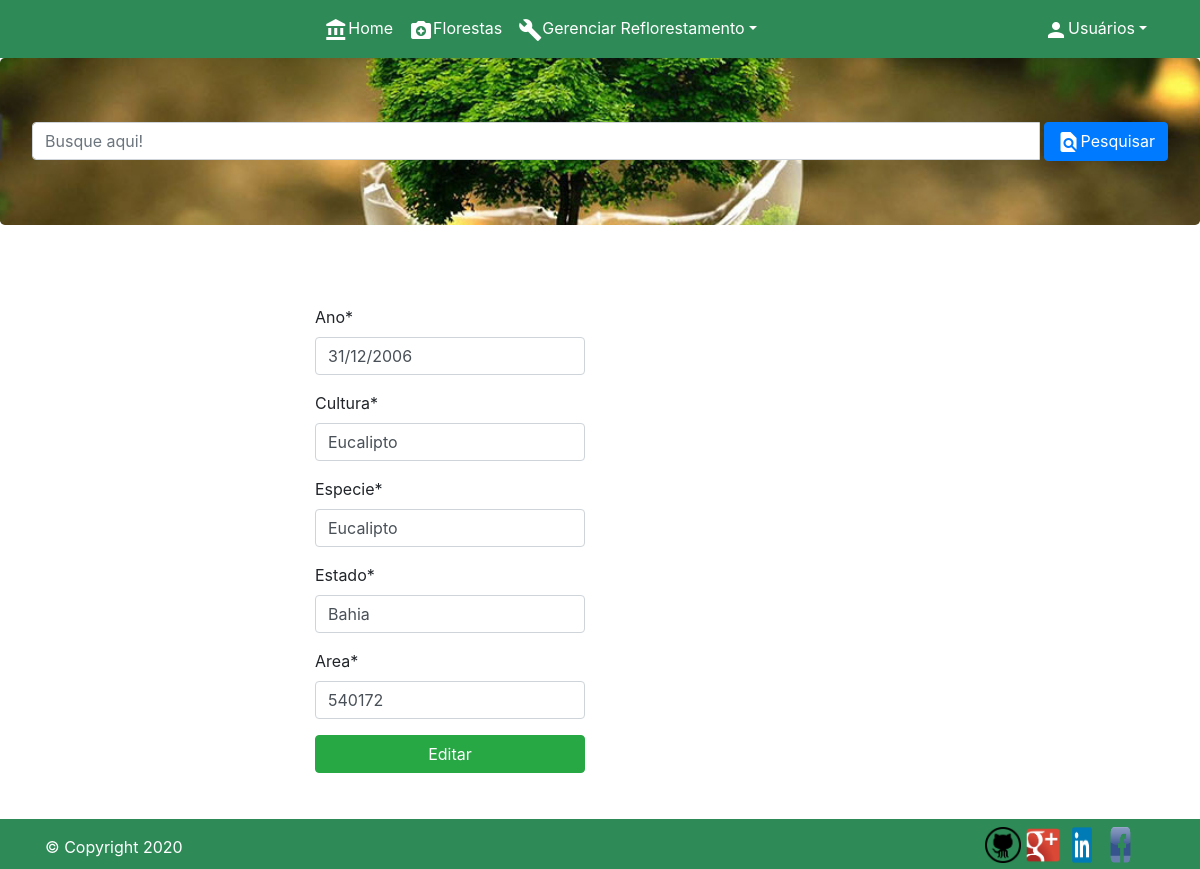
Screenshot of /editar/4 (signed in) with the database file from the repository.
### hospitalapp/models.py (models this page shows, shortened)
class Floresta(models.Model):
    ano = models.CharField(max_length=100)
    cultura = models.CharField(max_length=100)
    especie = models.CharField(max_length=100)
    estado = models.CharField(max_length=100)
    area = models.IntegerField()

### hospitalapp/views.py (the view)
# urls.py: path('editar/<int:id>', editar, name='editar'),
def editar(request, id):
    hosp = get_object_or_404(Floresta, pk=id)
    form = Florestaform(instance=hosp)
    if(request.method == "POST"):
        form=Florestaform(request.POST, request.FILES, instance=hosp)
        if form.is_valid():
            form.save()
            return redirect('florestas')
        else:
            return render(request, "hospital/editar_floresta.html",{'form':form, 'hosp':hosp})
    else:
        return render(request, "hospital/editar_floresta.html",{'form':form, 'hosp':hosp})

### hospitalapp/forms.py
class Florestaform(forms.ModelForm):
    class Meta:
        model = Floresta
        fields = '__all__'

### templates/hospital/editar_floresta.html (shortened to what this page needs)
{% extends "hospital/base.html"%}
{% load crispy_forms_tags %}
{% block content %}
{% if user.is_authenticated %}
<div class="container col-lg-6">
    <div class="row d-flex">
        <div class="col-lg-6 mt-5 mb-5">
            <form action="." method="POST" enctype="multipart/form-data">
            {{ form | crispy }}
            <input type="submit" value='Editar' class="input-group btn-success btn mb-5">
            </form>
        </div>
    </div>
</div>
{% endif %}
{% endblock content %}

### rows the page displays
Floresta: ano "31/12/2006", cultura "Eucalipto", especie "Eucalipto", estado "Bahia", area "540172"
